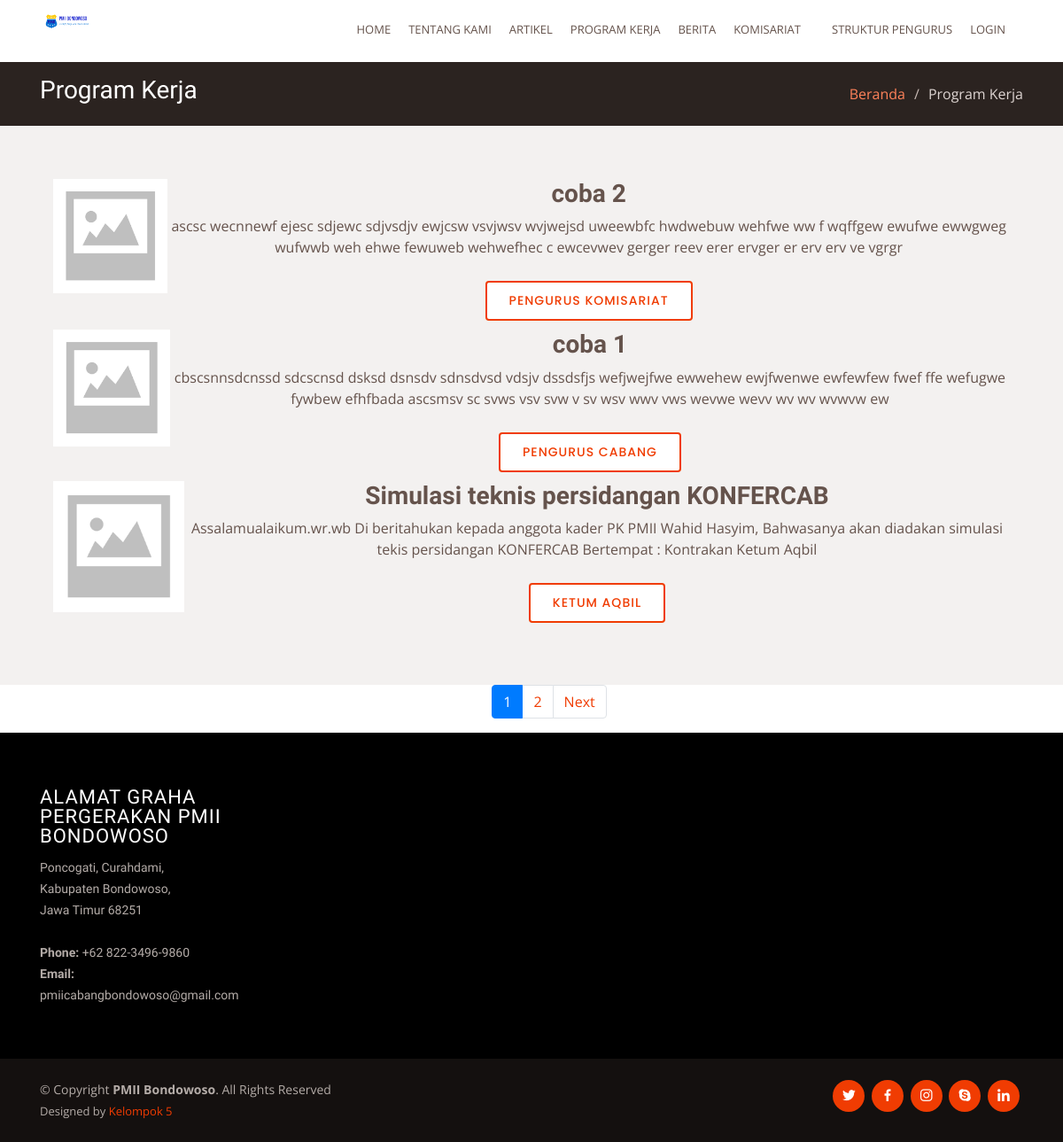
The page /index.php/beranda/proker on the database its author committed.
### tables this page shows
CREATE TABLE `tb_proker` (
  `id` int(11) NOT NULL,
  `nama_kegiatan` varchar(100) NOT NULL,
  `jadwal_pelaksanaan` date NOT NULL,
  `isi` text NOT NULL,
  `penanggung_jawab` varchar(20) NOT NULL,
  `foto` varchar(100) NOT NULL,
  `user_id` int(2) NOT NULL
);

### index.php (called while the page is built, shortened)
<?php
require_once BASEPATH.'core/CodeIgniter.php';

### application/config/config.php (called while the page is built, shortened)
<?php
$root = "http://" . $_SERVER['HTTP_HOST'];
$root .= str_replace(basename($_SERVER['SCRIPT_NAME']), "", $_SERVER['SCRIPT_NAME']);
$config['base_url'] = $root;
$config['index_page'] = '';
$config['uri_protocol']    = 'REQUEST_URI';
$config['url_suffix'] = '';
$config['language']    = 'english';
$config['charset'] = 'UTF-8';
$config['enable_hooks'] = FALSE;
$config['subclass_prefix'] = 'MY_';
$config['composer_autoload'] = FALSE;
$config['permitted_uri_chars'] = 'a-z 0-9~%.:_\-';
$config['enable_query_strings'] = FALSE;
$config['controller_trigger'] = 'c';
$config['function_trigger'] = 'm';
$config['directory_trigger'] = 'd';
$config['allow_get_array'] = TRUE;
$config['log_threshold'] = 0;
$config['log_path'] = '';
$config['log_file_extension'] = '';
$config['log_file_permissions'] = 0644;
$config['log_date_format'] = 'Y-m-d H:i:s';
$config['error_views_path'] = '';
$config['cache_path'] = '';
$config['cache_query_string'] = FALSE;
$config['encryption_key'] = '';
$config['sess_driver'] = 'files';
$config['sess_cookie_name'] = 'ci_session';
$config['sess_expiration'] = 7200;
$config['sess_save_path'] = NULL;
$config['sess_match_ip'] = FALSE;
$config['sess_time_to_update'] = 300;
$config['sess_regenerate_destroy'] = FALSE;
$config['cookie_prefix']    = '';
$config['cookie_domain']    = '';
$config['cookie_path']        = '/';
$config['cookie_secure']    = FALSE;
$config['cookie_httponly']     = FALSE;
$config['standardize_newlines'] = FALSE;
$config['global_xss_filtering'] = FALSE;
$config['csrf_protection'] = FALSE;
$config['csrf_token_name'] = 'csrf_test_name';
$config['csrf_cookie_name'] = 'csrf_cookie_name';
$config['csrf_expire'] = 7200;
$config['csrf_regenerate'] = TRUE;
$config['csrf_exclude_uris'] = array();
$config['compress_output'] = FALSE;
$config['time_reference'] = 'local';
$config['rewrite_short_tags'] = FALSE;
$config['proxy_ips'] = '';

### application/models/m_proker.php (called while the page is built)
<?php
class M_proker extends CI_Model
{
    function get_proker_list($limit, $start)
    {
        return $this->db->query("SELECT * FROM `tb_proker`
        JOIN `tb_user` ON `tb_proker`.`user_id` = `tb_user`.`id` WHERE `tb_proker`.`user_id` = 2
        ORDER BY `tb_proker`.`id` DESC", $limit, $start);
    }
}

### application/views/profile_pmii/proker.php (the view)
<section id="breadcrumbs" class="breadcrumbs">
    <div class="container">
        <div class="d-flex justify-content-between align-items-center">
            <h2>Program Kerja</h2>
            <ol>
                <li><a href=<?= base_url('beranda') ?>>Beranda</a></li>
                <li>Program Kerja</li>
            </ol>
        </div>
    </div>
</section>
<section id="cta-pricing" class="cta-pricing">
    <?php
    foreach ($proker->result() as $pro) { ?>
        <div class="container">
            <div class="col-lg-12 col-md-6 d-flex align-items-stretch">
                <div class="member" data-aos="fade-up" data-aos-delay="100">
                    <div class="member-img">
                        <img src="<?php echo base_url('assets/frontend/img/img_proker/') . $pro->foto; ?>" class="img-fluid" alt="">
                    </div>
                </div>
                <div class="text-center">
                    <h3><?php echo $pro->nama_kegiatan; ?></h3>
                    <p><?php echo $pro->isi; ?></p>
                    <a class="cta-btn" href=""><?php echo $pro->penanggung_jawab; ?></a>
                </div>
            </div>
        </div>
    <?php } ?>
</section>
<div class="blog-pagination">
    <ul class="justify-content-center">
        <?php echo $pagination; ?>
    </ul>
</div>

### assets/frontend/css/style.css (style rules this page uses)
body { font-family: "Open Sans", sans-serif; color: #4d4643; }
a { color: #f03c02; }
h1, h2, h3, h4, h5, h6 { font-family: "Muli", sans-serif; }
section { padding: 60px 0; overflow: hidden; }
.breadcrumbs { padding: 15px 0; background: #2b2320; min-height: 40px; }
.breadcrumbs h2 { font-size: 28px; font-weight: 300; color: #fff; }
.breadcrumbs ol { display: flex; flex-wrap: wrap; list-style: none; padding: 0; margin: 0; color: #ded5d2; }
.breadcrumbs ol a { color: #fe825a; }
.breadcrumbs ol li + li { padding-left: 10px; }
.breadcrumbs ol li + li::before { display: inline-block; padding-right: 10px; color: #c8bab5; content: "/"; }
.cta-pricing { background: #f3f1f0; color: #65534c; }
.cta-pricing h3 { font-size: 28px; font-weight: 700; }
.cta-pricing .cta-btn { font-family: "Poppins", sans-serif; text-transform: uppercase; font-weight: 500; font-size: 14px; letter-spacing: 1px; display: inline-block; padding: 10px 25px; border-radius: 2px; transition: 0.4s; margin: 10px; border-radius: 4px; border: 2px solid #f03c02; color: #f03c02; background: #fff; }

### rows shown on the page
tb_proker: foto (placeholder picture), nama_kegiatan "coba 2", isi "ascsc wecnnewf ejesc sdjewc sdjvsdjv ewjcsw vsvjwsv wvjwejsd uweewbfc hwdwebuw wehfwe ww f wqffgew ewufwe ewwgweg wufwwb weh ehwe fewuweb wehwefhec c ewcevwev gerger reev erer ervger er erv erv ve vgrgr", penanggung_jawab "PENGURUS KOMISARIAT"
tb_proker: foto (placeholder picture), nama_kegiatan "coba 1", isi "cbscsnnsdcnssd sdcscnsd dsksd dsnsdv sdnsdvsd vdsjv dssdsfjs wefjwejfwe ewwehew ewjfwenwe ewfewfew fwef ffe wefugwe fywbew efhfbada ascsmsv sc svws vsv svw v sv wsv wwv vws wevwe wevv wv wv wvwvw ew", penanggung_jawab "PENGURUS CABANG"
tb_proker: foto (placeholder picture), nama_kegiatan "Simulasi teknis persidangan KONFERCAB", isi "Assalamualaikum.wr.wb Di beritahukan kepada anggota kader PK PMII Wahid Hasyim, Bahwasanya akan diadakan simulasi tekis persidangan KONFERCAB Bertempat : Kontrakan Ketum Aqbil", penanggung_jawab "KETUM AQBIL"

### other values the page prints
$pagination "1 2 Next"
